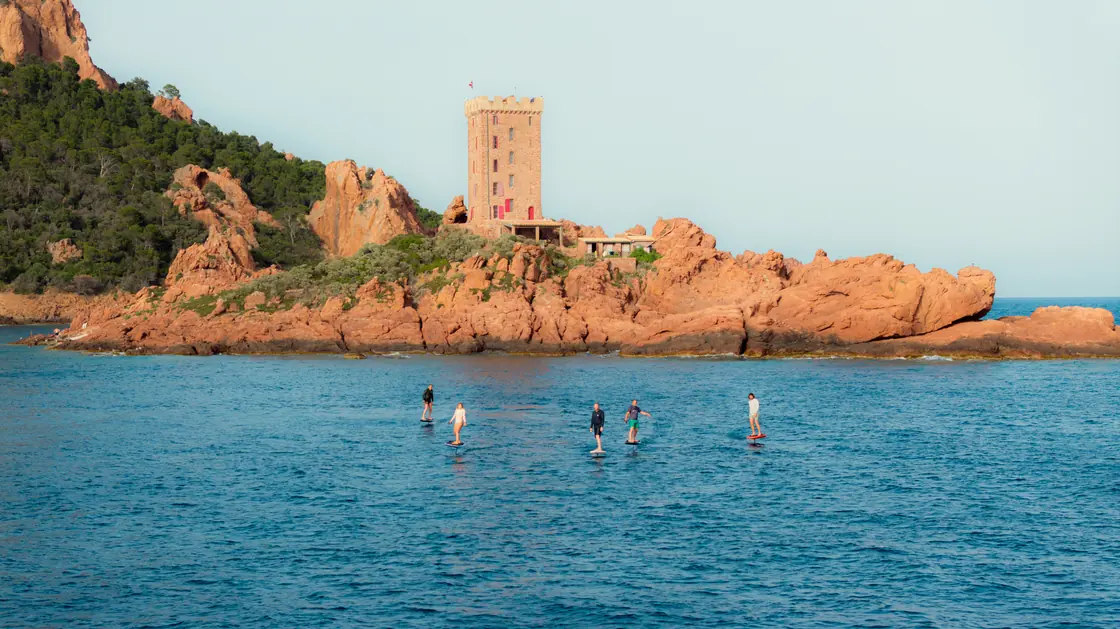
#> input picture medias/web/pool-drone/medias_cannes_cannes_cote_118_jpg.webp, 1120 x 629 px
$ python -i drone_slots.py   (imports and definitions only)
#> lines starting #> are read from the running program, lines starting #| are printed output that depends on the picture
#> further down, picture is the input picture: PIL image 1120x629 RGB; mean R, G, B 130.3, 151.9, 151.7
#!/usr/bin/env python
# -*- coding: utf-8 -*-
"""
Édition "full drone" : à partir des frames aériennes distinctes
(medias/video-frames/drone/, produites par l'extraction + dédup perceptuelle),
génère des SLOTS NOMMÉS drone-* (chaque slot = une frame DIFFÉRENTE) + un POOL
aérien (medias/web/pool-drone/) pour les galeries auto.

Usage : python tools/drone_slots.py   (puis tools/build_versions.py régénère v4)
"""
import glob, os, re, shutil
from PIL import Image, ImageOps, ImageEnhance, ImageStat

DR='medias/video-frames/drone'
POOL='medias/web/pool-drone'
# [1 line not run here, left out]
frames=sorted(glob.glob(f'{DR}/*.jpg'))

def warm_grade(im):
    r,g,b=im.split()
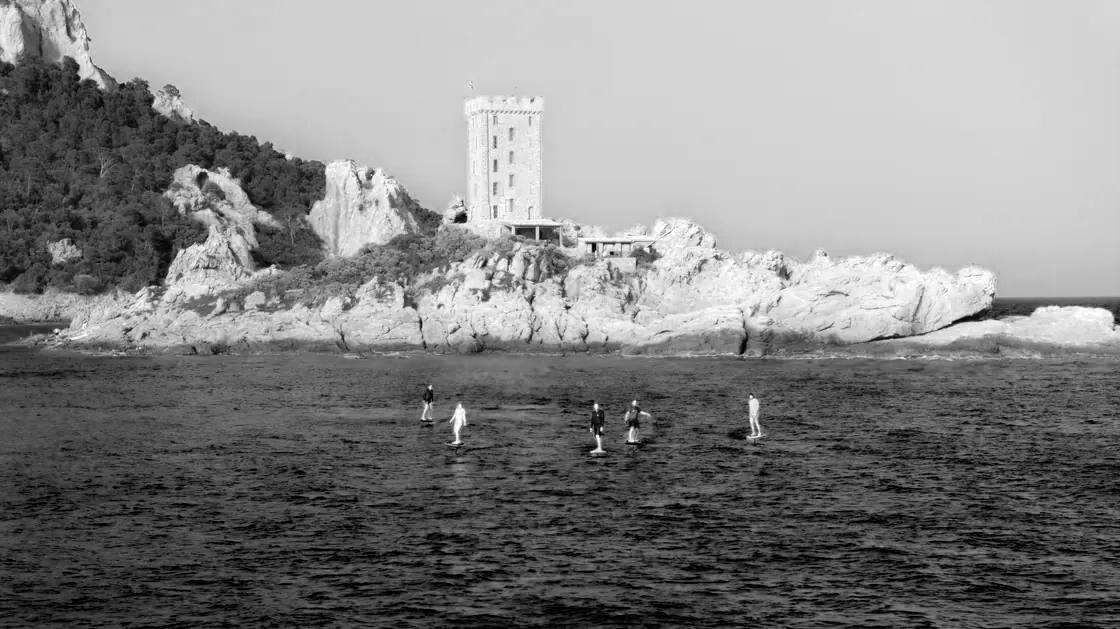
#> r: PIL image 1120x629 L; min 0, max 255, mean 130.3
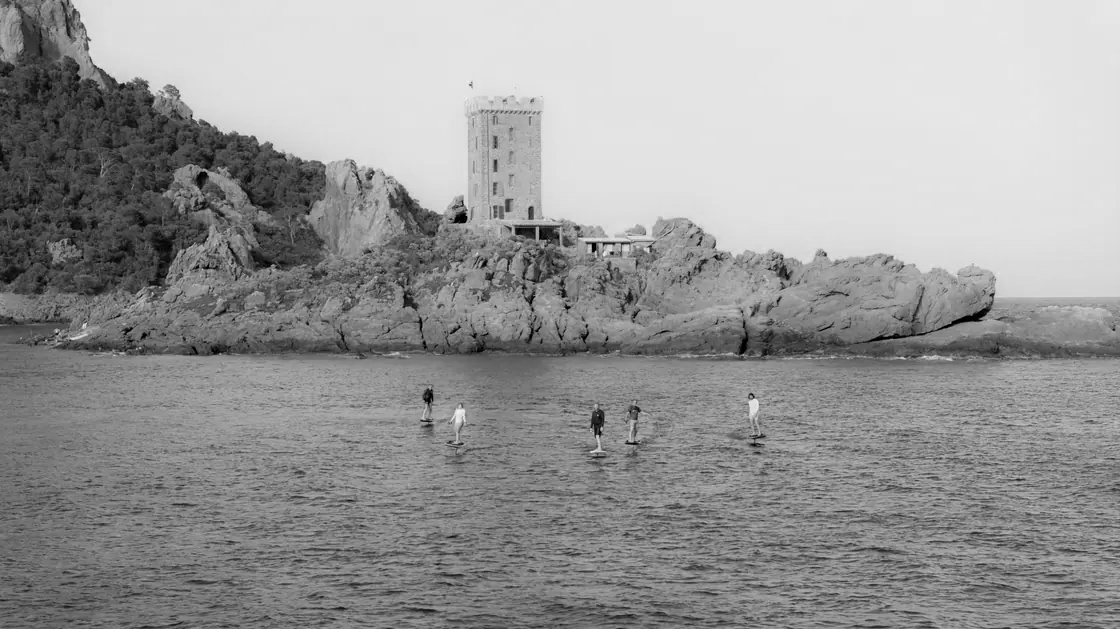
#> g: PIL image 1120x629 L; min 0, max 241, mean 151.9
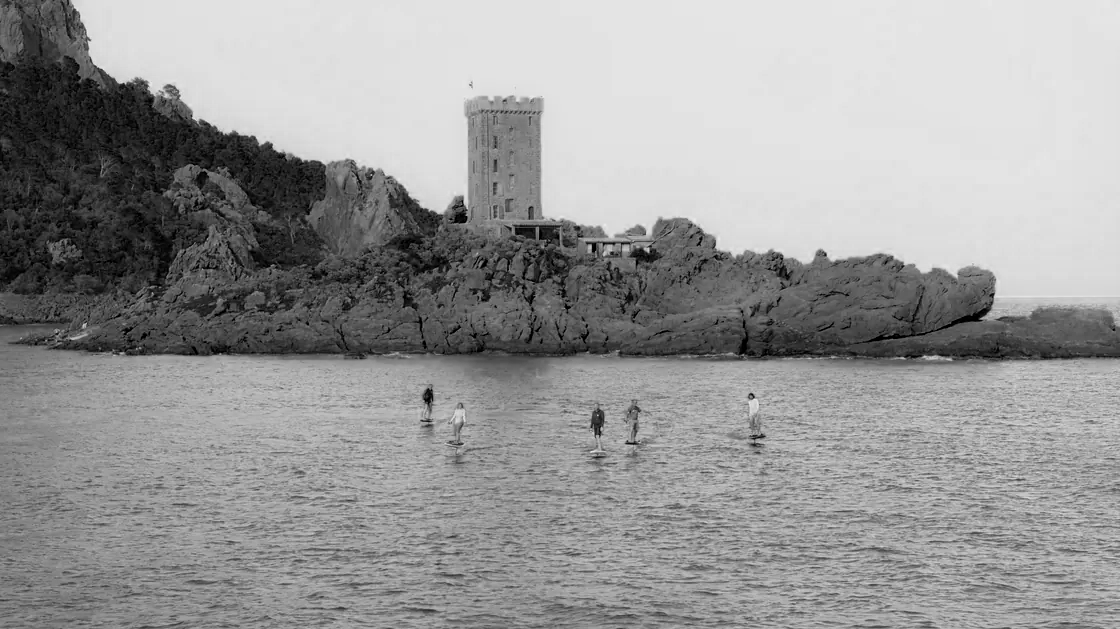
#> b: PIL image 1120x629 L; min 0, max 236, mean 151.7
    r=r.point(lambda v:min(255,int(v*1.045+3))); b=b.point(lambda v:max(0,int(v*0.95-1)))
    im=Image.merge('RGB',(r,g,b)); im=ImageEnhance.Color(im).enhance(0.90)
    return ImageEnhance.Brightness(ImageEnhance.Contrast(im).enhance(1.04)).enhance(1.015)
def load(p): return ImageOps.exif_transpose(Image.open(p).convert('RGB'))
def cool(im): m=ImageStat.Stat(im).mean; return m[2]>m[0]+2
def slug(p):
    s=re.sub(r'[^a-z0-9]+','-',os.path.splitext(os.path.basename(p))[0].lower()); return s.strip('-')
def crop(im,ratio,tw,vf=.5,hf=.5):
    W,H=im.size; rw,rh=ratio; tr=rw/rh; cur=W/H
    if cur>tr: nw,nh=int(round(H*tr)),H
    else: nw,nh=W,int(round(W/tr))
    x=int((W-nw)*hf); y=int((H-nh)*vf)
    return im.crop((x,y,x+nw,y+nh)).resize((tw,int(round(tw/tr))),Image.LANCZOS)

order=sorted(frames)
# [1 line not run here, left out]

# POOL aérien : toutes les frames (ratio natif), grade chaud sur les froides
ptot=0
# [6 lines not run here, left out]

# SLOTS nommés : chaque slot = une frame DIFFÉRENTE (recadrée à son ratio).
# Toutes les frames étant aériennes, on recadre indifféremment (un plan large aérien
# recadré en portrait reste aérien).
SLOTS=[('drone-lieu',(4,3),1280),('drone-exp1',(16,9),1280),('drone-exp2',(4,3),1280),
       ('drone-slide1',(16,9),1280),('drone-slide2',(16,9),1280),('drone-beach2',(4,3),1100),
       ('drone-session-1',(16,9),1280),('drone-session-2',(16,9),1280),
       ('drone-session-3',(16,9),1280),('drone-session-4',(16,9),1280),
       ('drone-ride-2',(4,3),1280),('drone-ride-4',(4,3),1280),
       ('drone-exp3',(3,4),1000),('drone-ride-1',(3,4),1000),('drone-ride-3',(3,4),1000),
       ('drone-ride-5',(3,4),1000),('drone-ride-6',(3,4),1000),('drone-ride-7',(3,4),1000),
       ('drone-ride-8',(3,4),1000)]
# [6 lines not run here, left out]

>>> from PIL import Image
>>> picture = Image.open('../medias/web/pool-drone/medias_cannes_cannes_cote_118_jpg.webp')
>>> result = warm_grade(picture)

$ run again, on medias/web/pool-drone/medias_cannes_cannes_cote_61_jpg.webp
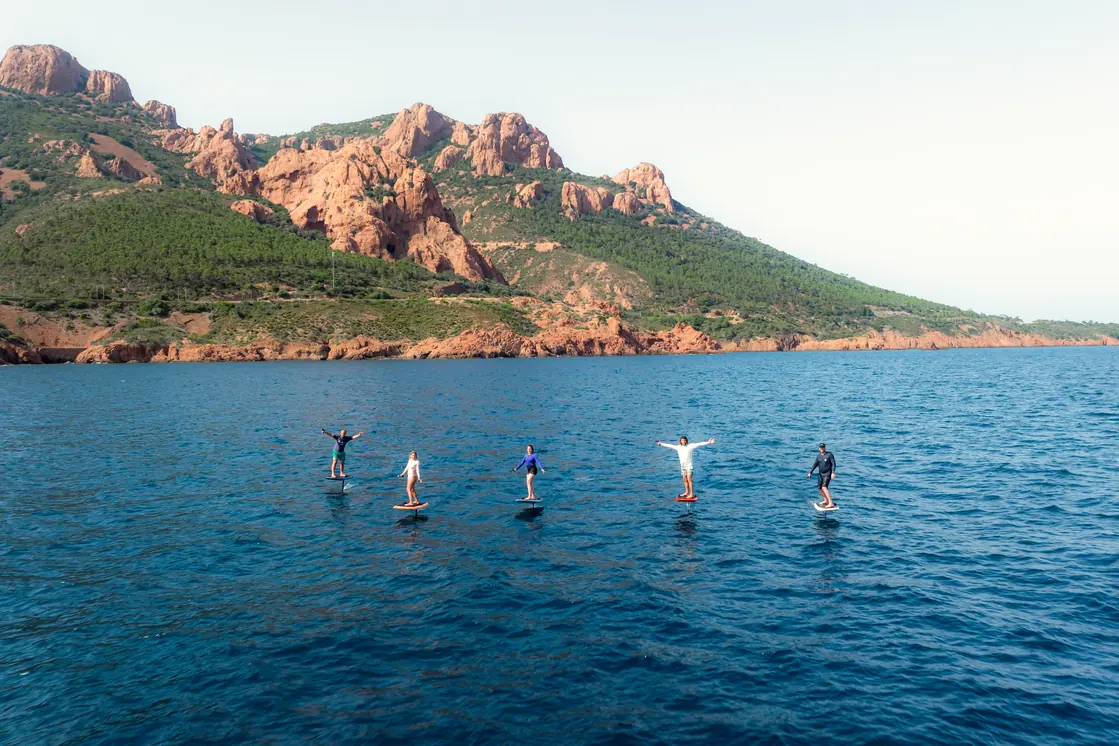
#> input picture medias/web/pool-drone/medias_cannes_cannes_cote_61_jpg.webp, 1119 x 746 px
#> picture is the input picture: PIL image 1119x746 RGB; mean R, G, B 113.5, 142.3, 152.6
#> in warm_grade, `r,g,b=im.split()`:
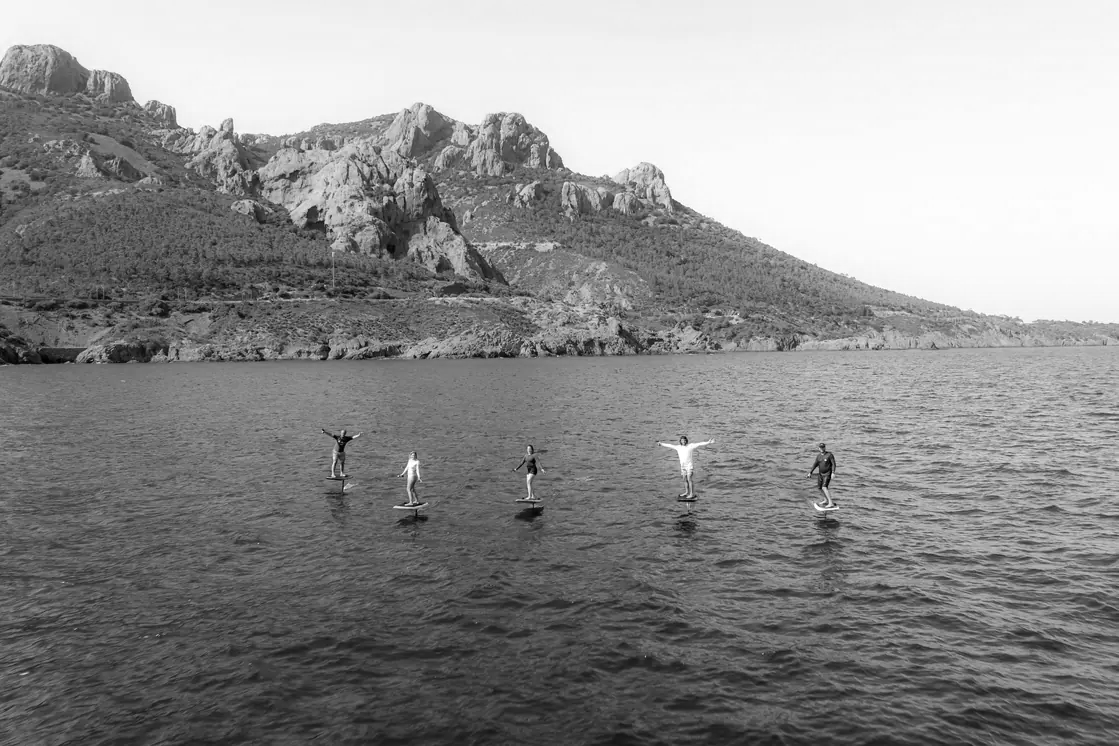
#> g: PIL image 1119x746 L; min 0, max 255, mean 142.3
#> in warm_grade, `r,g,b=im.split()`:
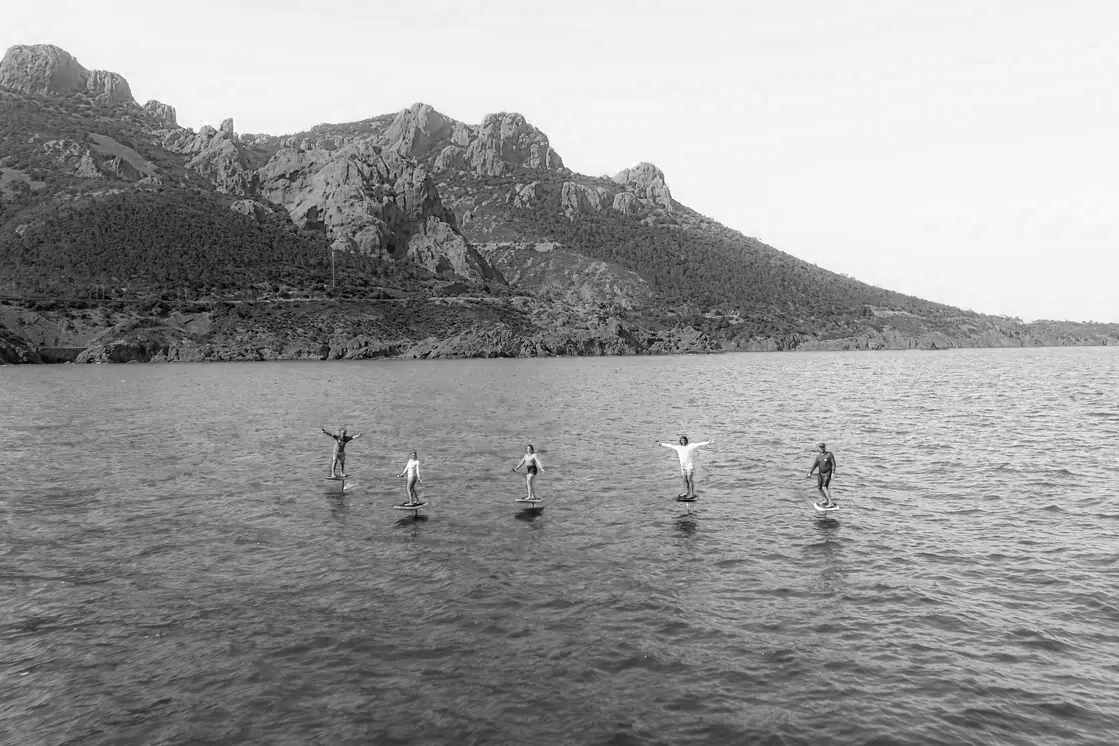
#> b: PIL image 1119x746 L; min 0, max 255, mean 152.6

$ run again, on medias/web/pool-drone/medias_cannes_cannes_cote_83_jpg.webp
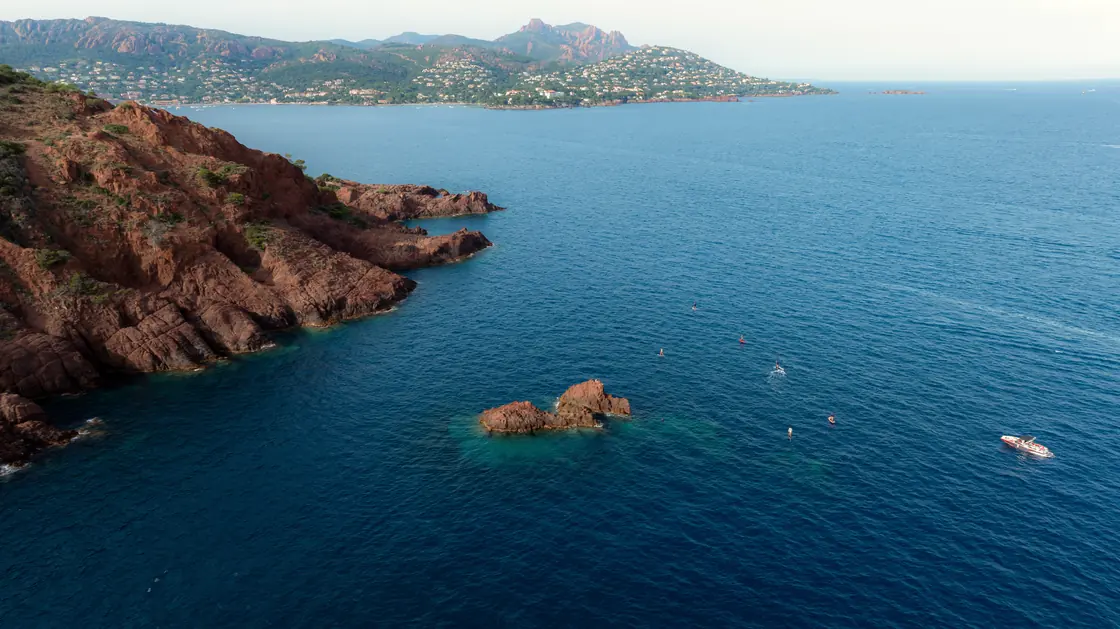
#> input picture medias/web/pool-drone/medias_cannes_cannes_cote_83_jpg.webp, 1120 x 629 px
#> picture is the input picture: PIL image 1120x629 RGB; mean R, G, B 69, 101.5, 119.6
#> in warm_grade, `r,g,b=im.split()`:
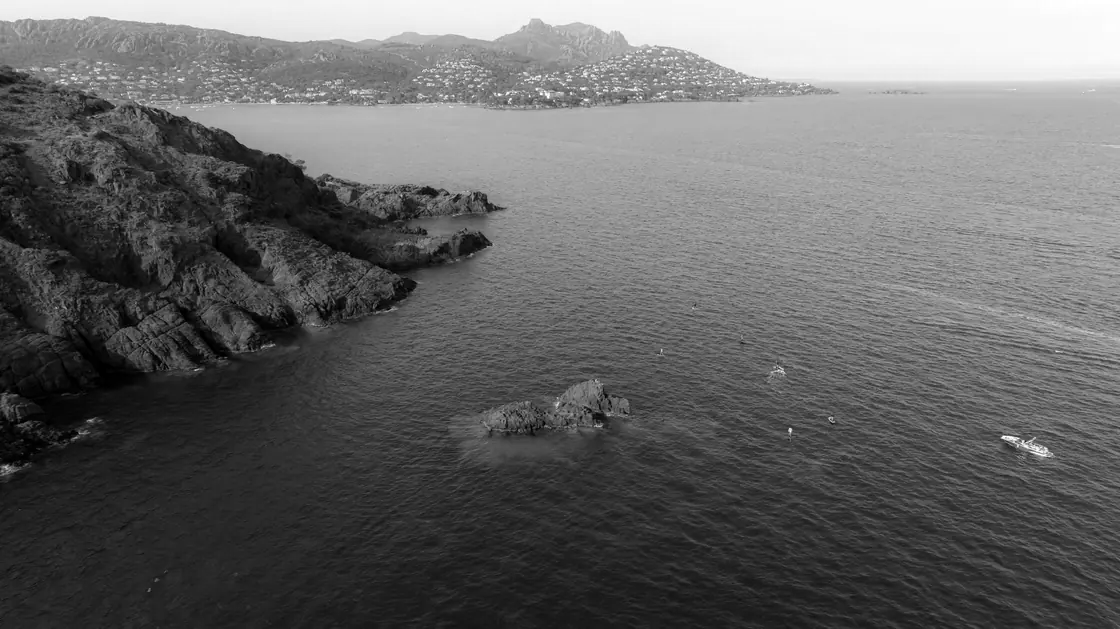
#> g: PIL image 1120x629 L; min 0, max 255, mean 101.5
#> in warm_grade, `r,g,b=im.split()`:
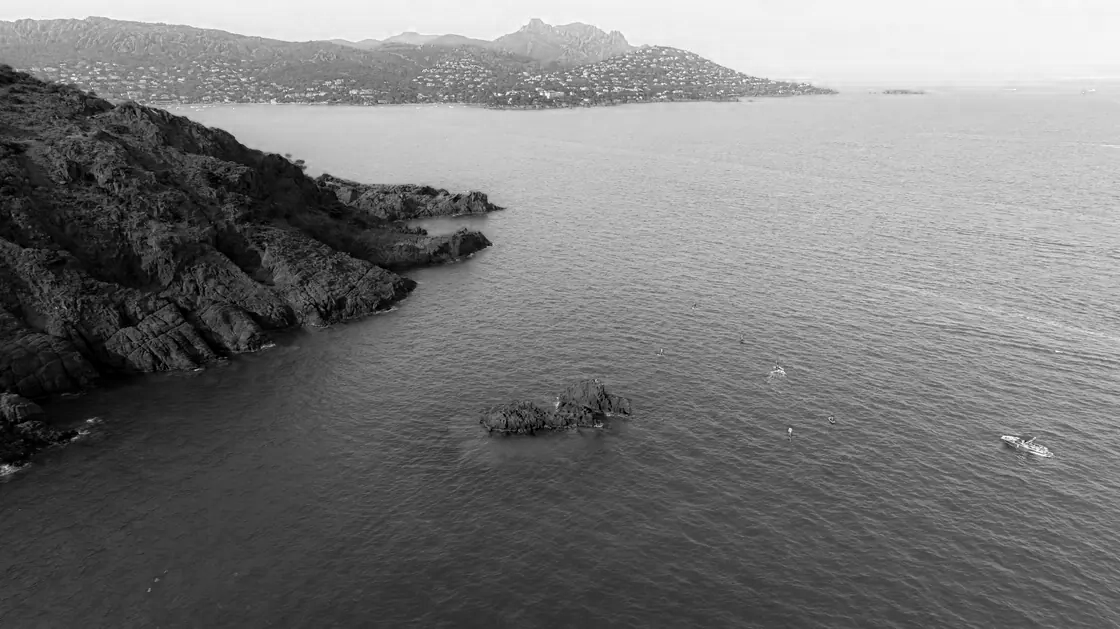
#> b: PIL image 1120x629 L; min 0, max 255, mean 119.6

$ run again, on medias/web/pool-drone/medias_como_web_raw_dining1_jpg.webp
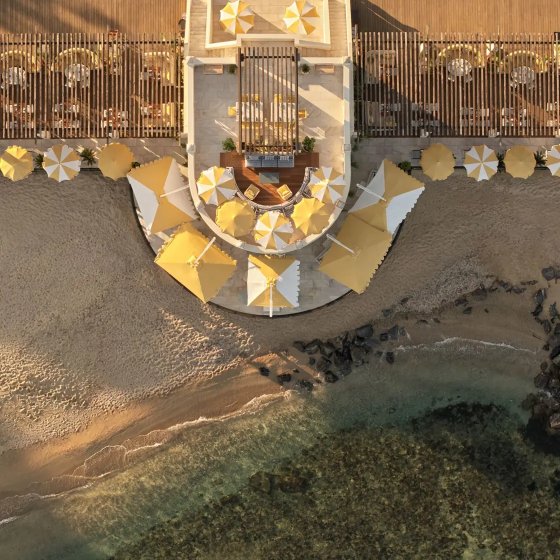
#> input picture medias/web/pool-drone/medias_como_web_raw_dining1_jpg.webp, 1120 x 1120 px (shown at 1/2 size)
#> picture is the input picture: PIL image 1120x1120 RGB; mean R, G, B 124.3, 104.3, 77.7
#> in warm_grade, `r,g,b=im.split()`:
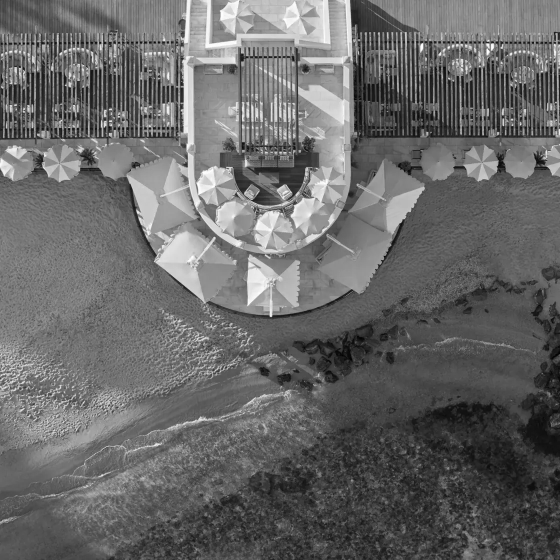
#> g: PIL image 1120x1120 L (shown at 1/2 size); min 0, max 255, mean 104.3
#> in warm_grade, `r,g,b=im.split()`:
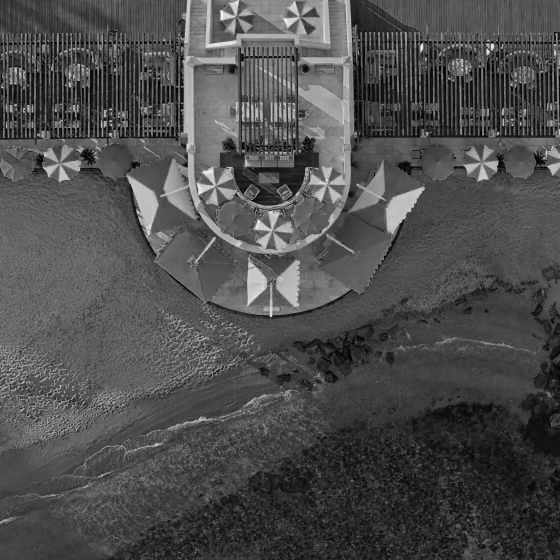
#> b: PIL image 1120x1120 L (shown at 1/2 size); min 0, max 252, mean 77.7
